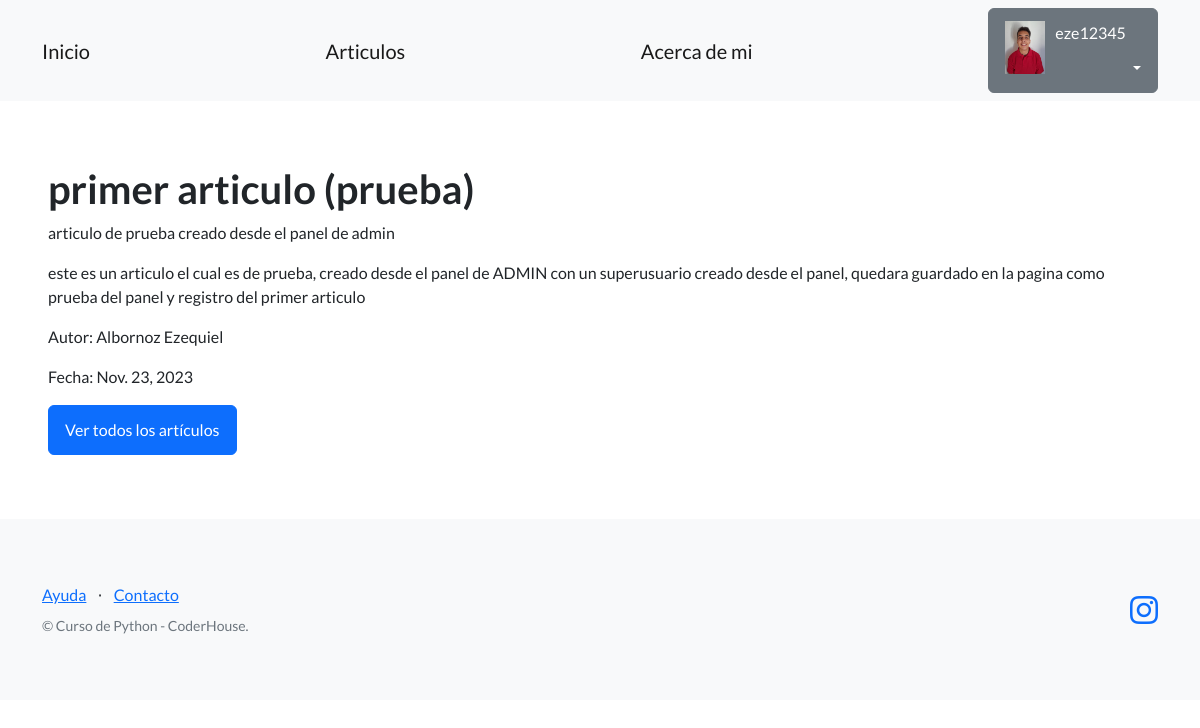
The page /pages/detalle_articulo/1/ (signed in) on the database its author committed.
### perfiles/models.py (models this page shows, shortened)
class Avatar(models.Model):
   user = models.OneToOneField(User, on_delete=models.CASCADE, null=True)
   imagen = models.ImageField(upload_to='avatares', null=True, blank=True)

### app_blog/models.py (models this page shows)
class Articulo(models.Model):
    titulo = models.CharField(max_length = 200)
    subtitulo = models.CharField(max_length = 300, null=True, blank=True)
    cuerpo = models.TextField(null=False)
    autor = models.CharField(max_length = 100)
    fecha =  models.DateField(null=True, blank=True)
    creador = models.ForeignKey(User, on_delete=models.SET_NULL, null=True)

### app_blog/views.py (the view)
# urls.py: path('detalle_articulo/<int:id>/', detalle_articulo, name='detalle_articulo'),
def detalle_articulo(request, id):
    articulo = get_object_or_404(Articulo, id=id)
    return render(request, 'app_blog/detalle_articulo.html', {'articulo': articulo})

### app_blog/templates/app_blog/detalle_articulo.html (shortened to what this page needs)
{% extends "base.html" %}
{% block contenido %}
    <div>
        <h1>{{ articulo.titulo }}</h1>
        <p>{{ articulo.subtitulo }}</p>
        <p>{{ articulo.cuerpo }}</p>
        <p>Autor: {{ articulo.autor }}</p>
        <p>Fecha: {{ articulo.fecha }}</p>
        <a class="btn btn-primary" href="{% url 'listar_articulos' %}">Ver todos los artículos</a>
    </div>
{% endblock contenido %}

### templates_base/base.html (shortened to what this page needs)
{% load static %}
<!DOCTYPE html>
<html lang="en">
    <head>
        <link href="https://cdn.jsdelivr.net/npm/bootstrap-icons@1.5.0/font/bootstrap-icons.css" rel="stylesheet" type="text/css" />
        <link href="{% static 'css/styles.css' %}" rel="stylesheet" />
    </head>
    <body>
        <nav class="navbar navbar-light bg-light static-top">
            <div class="container">
                <a class="navbar-brand" href="{% url 'inicio' %}">Inicio</a>
                <a class="navbar-brand" href="{% url 'listar_articulos' %}">Articulos</a>
                <a class="navbar-brand" href="{% url 'Acerca_de_mi' %}">Acerca de mi</a>
                {% if user.is_authenticated %}
                <div class="dropdown">
                    <button class="btn btn-secondary dropdown-toggle" type="button" id="dropdownMenuButton1" data-bs-toggle="dropdown" aria-expanded="false">
                        <div style="display: inline-flex;">
                            <img src="{{user.avatar.imagen.url}}" style="max-width:40px;margin-right: 10px;">
                            <span>{{ user.username }}</span>
                        </div>
                    </button>
                </div>
                {% else %}
                <a class="btn btn-primary" href="{% url 'login' %}">Inicio sesión</a>
                <a class="btn btn-success" href="{% url 'registro' %}">Registro</a>
                {% endif %}
            </div>
        </nav>
        <section style="padding:4rem 3rem;">
            {% block contenido %}
            {% endblock contenido %}
        </section>
        <footer class="footer bg-light">
            <div class="container">
                <div class="row">
                    <div class="col-lg-6 h-100 text-center text-lg-start my-auto">
                        <ul class="list-inline mb-2">
                            <li class="list-inline-item"><a href="#!">Ayuda</a></li>
                            <li class="list-inline-item">⋅</li>
                            <li class="list-inline-item"><a href="#!">Contacto</a></li>
                        </ul>
                        <p class="text-muted small mb-4 mb-lg-0">&copy; Curso de Python - CoderHouse.</p>
                    </div>
                    <div class="col-lg-6 h-100 text-center text-lg-end my-auto">
                        <ul class="list-inline mb-0">
                            <li class="list-inline-item">
                                <a href="https://www.instagram.com/txmi.ezequiel/"><i class="bi-instagram fs-3"></i></a>
                            </li>
                        </ul>
                    </div>
                </div>
            </div>
        </footer>
    </body>
</html>

### rows shown on the page
Articulo: titulo "primer articulo (prueba)", subtitulo "articulo de prueba creado desde el panel de admin", cuerpo "este es un articulo el cual es de prueba, creado desde el panel de ADMIN con un superusuario creado desde el panel, quedara guardado en la pagina como prueba del panel y registro del primer articulo", autor "Albornoz Ezequiel", fecha "Nov. 23, 2023"

### other values the page prints
{{ user.username }} "eze12345"
